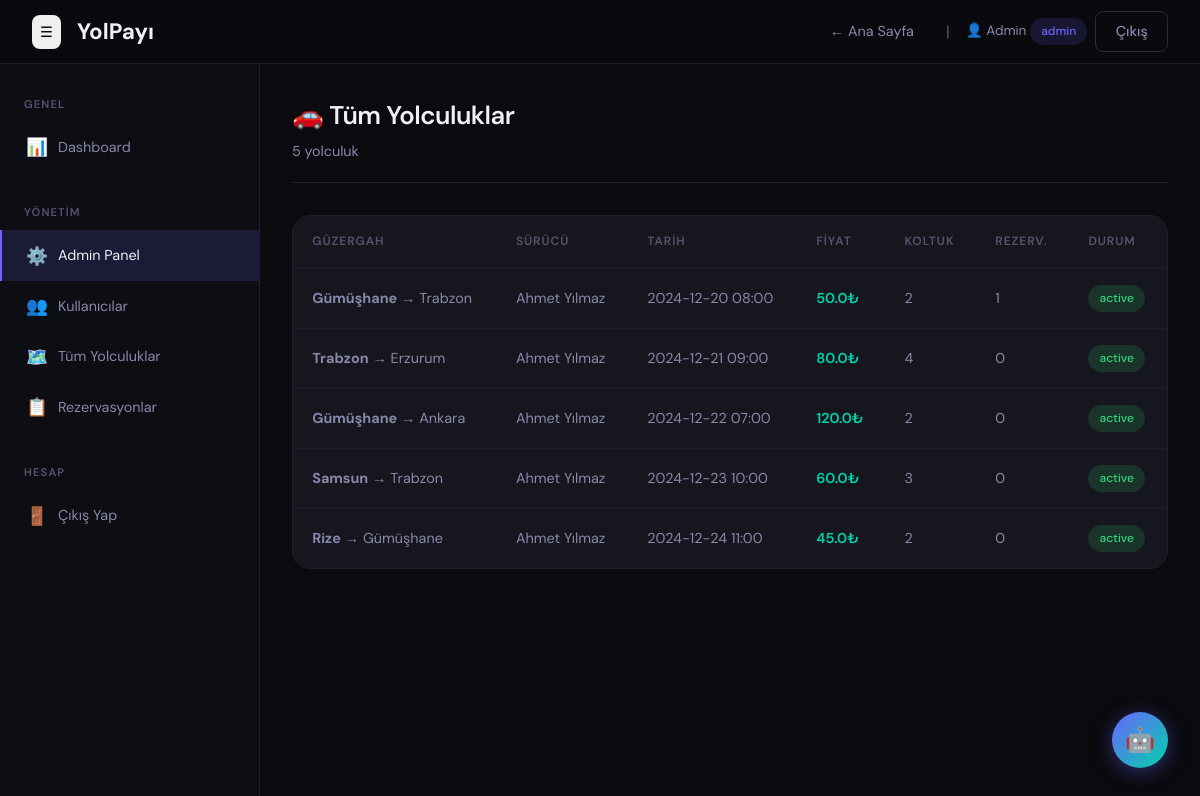
/admin/trips (signed in), run on the app's committed database.
### tables this page shows
CREATE TABLE trips (
        id INTEGER PRIMARY KEY AUTOINCREMENT,
        driver_id INTEGER NOT NULL,
        departure TEXT NOT NULL,
        destination TEXT NOT NULL,
        departure_lat REAL,
        departure_lng REAL,
        destination_lat REAL,
        destination_lng REAL,
        date TEXT NOT NULL,
        time TEXT NOT NULL,
        price REAL NOT NULL,
        available_seats INTEGER NOT NULL,
        description TEXT,
        status TEXT DEFAULT 'active',
        created_at TIMESTAMP DEFAULT CURRENT_TIMESTAMP,
        FOREIGN KEY (driver_id) REFERENCES users(id)
    );

CREATE TABLE users (
        id INTEGER PRIMARY KEY AUTOINCREMENT,
        name TEXT NOT NULL,
        email TEXT UNIQUE NOT NULL,
        password TEXT NOT NULL,
        role TEXT DEFAULT 'passenger',
        created_at TIMESTAMP DEFAULT CURRENT_TIMESTAMP
    );

### routes/admin.py (the view)
@admin_bp.route('/trips')
@role_required('admin')
def trips():
    conn = get_db()
    trips = conn.execute('''
        SELECT t.*, u.name as driver_name,
        (SELECT COUNT(*) FROM reservations WHERE trip_id=t.id) as total_res
        FROM trips t JOIN users u ON t.driver_id=u.id ORDER BY t.created_at DESC
    ''').fetchall()
    conn.close()
    return render_template('admin/trips.html', trips=[dict(t) for t in trips])

### models/database.py (called while the page is built)
def get_db():
    conn = sqlite3.connect(DB_PATH)
    conn.row_factory = sqlite3.Row
    return conn

### utils/helpers.py (called while the page is built)
def role_required(*roles):
    def decorator(f):
        @wraps(f)
        def decorated(*args, **kwargs):
            if 'user_id' not in session:
                return redirect(url_for('auth.login'))
            if session.get('role') not in roles:
                flash('Bu sayfaya erişim yetkiniz yok.', 'danger')
                return redirect(url_for('dashboard.index'))
            return f(*args, **kwargs)
        return decorated
    return decorator

### templates/admin/trips.html (shortened to what this page needs)
{% extends "layouts/dashboard_base.html" %}
{% block content %}
<div class="page-header">
  <div><h1>🚗 Tüm Yolculuklar</h1><p>{{ trips|length }} yolculuk</p></div>
</div>
<div class="card">
  <div class="table-container">
    <table>
      <thead><tr><th>Güzergah</th><th>Sürücü</th><th>Tarih</th><th>Fiyat</th><th>Koltuk</th><th>Rezerv.</th><th>Durum</th></tr></thead>
      <tbody>
        {% for trip in trips %}
        <tr>
          <td><strong>{{ trip.departure }}</strong> → {{ trip.destination }}</td>
          <td>{{ trip.driver_name }}</td>
          <td>{{ trip.date }} {{ trip.time }}</td>
          <td style="color:var(--accent2);font-weight:600">{{ trip.price }}₺</td>
          <td>{{ trip.available_seats }}</td>
          <td>{{ trip.total_res }}</td>
          <td><span class="badge badge-{% if trip.status == 'active' %}success{% else %}danger{% endif %}">{{ trip.status }}</span></td>
        </tr>
        {% endfor %}
      </tbody>
    </table>
  </div>
</div>
{% endblock %}

### static/css/main.css (style rules this page uses)
:root { --bg-primary: #0a0a0f; --bg-secondary: #111118; --bg-card: #16161f; --bg-card-hover: #1e1e2a; --bg-sidebar: #0d0d14; --border: #1e1e2e; --border-light: #2a2a3e; --accent: #6c63ff; --accent-hover: #5a52e0; --accent-glow: rgba(108,99,255,0.15); --accent2: #00d4aa; --accent2-glow: rgba(0,212,170,0.12); --danger: #ff4757; --warning: #ffa502; --success: #2ed573; --info: #1e90ff; --text-primary: #f0f0f8; --text-secondary: #8888aa; --text-muted: #555570; --shadow: 0 4px 24px rgba(0,0,0,0.4); --shadow-lg: 0 8px 48px rgba(0,0,0,0.6); --radius: 12px; --radius-lg: 18px; --radius-sm: 8px; --transition: all 0.2s cubic-bezier(0.4,0,0.2,1); }
* { margin:0; padding:0; box-sizing:border-box; }
html { scroll-behavior: smooth; }
body { font-family: 'DM Sans', sans-serif; background: var(--bg-primary); color: var(--text-primary); line-height: 1.6; min-height: 100vh; overflow-x: hidden; }
h1,h2,h3,h4,h5,h6 { font-weight: 600; letter-spacing: -0.02em; }
.card { background: var(--bg-card); border: 1px solid var(--border); border-radius: var(--radius-lg); overflow: hidden; transition: var(--transition); }
.table-container { overflow-x: auto; }
table { width: 100%; border-collapse: collapse; }
thead th { padding: 1rem 1.2rem; font-size: 0.75rem; font-weight: 600; text-transform: uppercase; letter-spacing: 0.08em; color: var(--text-muted); border-bottom: 1px solid var(--border); text-align: left; }
tbody td { padding: 1rem 1.2rem; font-size: 0.9rem; border-bottom: 1px solid var(--border); color: var(--text-secondary); }
tbody tr:last-child td { border-bottom: none; }
.badge { display: inline-flex; align-items: center; padding: 0.25rem 0.7rem; border-radius: 20px; font-size: 0.75rem; font-weight: 500; }
.badge-success { background: rgba(46,213,115,0.15); color: var(--success); }
.page-header { display: flex; align-items: center; justify-content: space-between; margin-bottom: 2rem; padding-bottom: 1.2rem; border-bottom: 1px solid var(--border); }
.page-header h1 { font-size: 1.6rem; }
.page-header p { color: var(--text-secondary); font-size: 0.9rem; margin-top: 0.2rem; }

### data on the page
trips: departure "Gümüşhane", destination "Trabzon", driver_name "Ahmet Yılmaz", date "2024-12-20", time "08:00", price "50.0", available_seats "2", total_res "1", status "active"
trips: departure "Trabzon", destination "Erzurum", driver_name "Ahmet Yılmaz", date "2024-12-21", time "09:00", price "80.0", available_seats "4", total_res "0", status "active"
trips: departure "Gümüşhane", destination "Ankara", driver_name "Ahmet Yılmaz", date "2024-12-22", time "07:00", price "120.0", available_seats "2", total_res "0", status "active"
trips: departure "Samsun", destination "Trabzon", driver_name "Ahmet Yılmaz", date "2024-12-23", time "10:00", price "60.0", available_seats "3", total_res "0", status "active"
trips: departure "Rize", destination "Gümüşhane", driver_name "Ahmet Yılmaz", date "2024-12-24", time "11:00", price "45.0", available_seats "2", total_res "0", status "active"

### other printed values
{{ session.get('user_name','Kullanıcı') }} "Admin"
{{ session.get('role','') }} "admin"
{{ trips|length }} "5"
